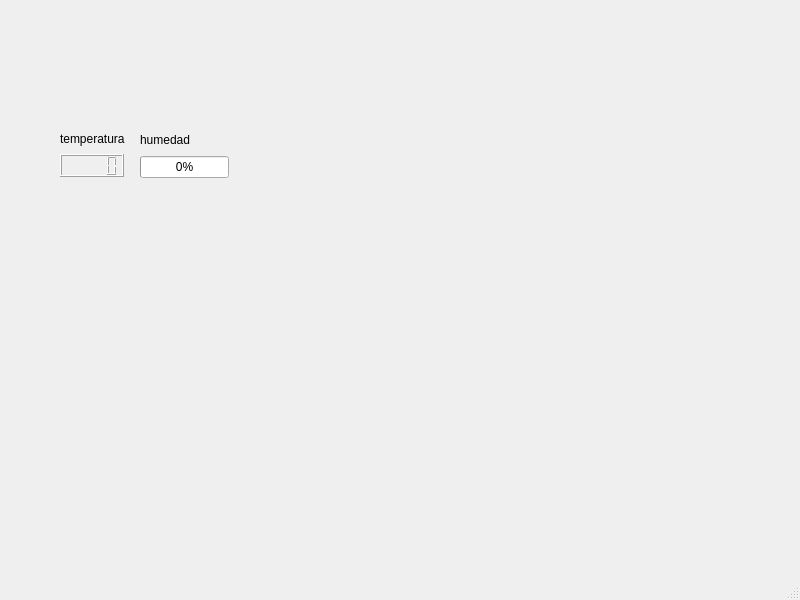
<?xml version="1.0" encoding="UTF-8"?>
<ui version="4.0">
 <class>MainWindow</class>
 <widget class="QMainWindow" name="MainWindow">
  <property name="geometry">
   <rect>
    <x>0</x>
    <y>0</y>
    <width>800</width>
    <height>600</height>
   </rect>
  </property>
  <property name="windowTitle">
   <string>MainWindow</string>
  </property>
  <widget class="QWidget" name="centralwidget">
   <widget class="QWidget" name="">
    <property name="geometry">
     <rect>
      <x>60</x>
      <y>130</y>
      <width>73</width>
      <height>47</height>
     </rect>
    </property>
    <layout class="QVBoxLayout" name="verticalLayout">
     <item>
      <widget class="QLabel" name="label_temperatura">
       <property name="minimumSize">
        <size>
         <width>71</width>
         <height>0</height>
        </size>
       </property>
       <property name="maximumSize">
        <size>
         <width>71</width>
         <height>16777215</height>
        </size>
       </property>
       <property name="text">
        <string>temperatura</string>
       </property>
      </widget>
     </item>
     <item>
      <widget class="QLCDNumber" name="lcd_temperatura">
       <property name="minimumSize">
        <size>
         <width>64</width>
         <height>0</height>
        </size>
       </property>
       <property name="maximumSize">
        <size>
         <width>64</width>
         <height>16777215</height>
        </size>
       </property>
      </widget>
     </item>
    </layout>
   </widget>
   <widget class="QWidget" name="">
    <property name="geometry">
     <rect>
      <x>140</x>
      <y>130</y>
      <width>89</width>
      <height>48</height>
     </rect>
    </property>
    <layout class="QVBoxLayout" name="verticalLayout_2">
     <item>
      <widget class="QLabel" name="label_humedad">
       <property name="text">
        <string>humedad</string>
       </property>
      </widget>
     </item>
     <item>
      <widget class="QProgressBar" name="bar_humedad">
       <property name="value">
        <number>0</number>
       </property>
      </widget>
     </item>
    </layout>
   </widget>
  </widget>
  <widget class="QMenuBar" name="menubar">
   <property name="geometry">
    <rect>
     <x>0</x>
     <y>0</y>
     <width>800</width>
     <height>21</height>
    </rect>
   </property>
  </widget>
  <widget class="QStatusBar" name="statusbar"/>
 </widget>
 <resources/>
 <connections/>
</ui>
